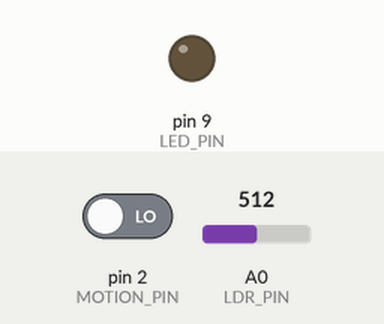
The sketch below on a simulated Arduino Uno, built with avr-gcc and run on an emulated ATmega328P. Parts: output pins drawn as LEDs (lit = HIGH). The inputs (shaded band) are chosen by the test bench; at power-on: A0 (LDR_PIN) = 512, pin 2 (MOTION_PIN) LOW.

Above: at 1.2 s.
1.3 s: A0 (LDR_PIN) set to 414
2.8 s: A0 (LDR_PIN) set to 386
At 3.6 s:
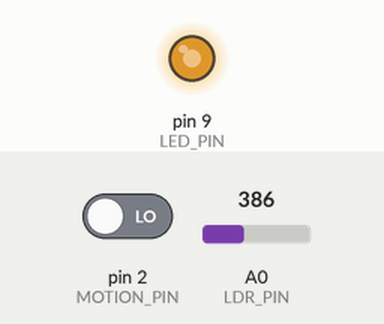
Timing chart, 0 to 5.8 s (numbered marks = the images above; inputs shaded):
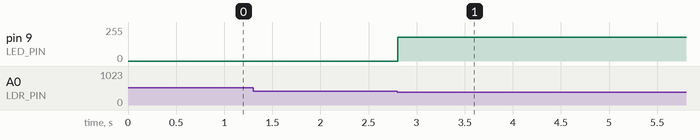

The sketch:

BookNookLighting_Base.ino
```cpp
/*
  BookNookLighting_Base.ino
  Universal controller for small LED lighting projects.
  Supports: brightness, ambient light (LDR), and motion sensors.
*/

#define LED_PIN 9           // PWM pin for LED or LED strip
#define LDR_PIN A0          // Optional light sensor
#define MOTION_PIN 2        // Optional PIR motion sensor
#define BASE_BRIGHTNESS 180 // 0–255 brightness
#define DELAY_TIME 100      // ms between sensor checks

void setup() {
  pinMode(LED_PIN, OUTPUT);
  pinMode(MOTION_PIN, INPUT);
  Serial.begin(9600);
}

void loop() {
  int ambient = analogRead(LDR_PIN);      // Read light level (0–1023)
  bool motion = digitalRead(MOTION_PIN);  // Read motion (HIGH/LOW)

  // Turn on lights if it's dark or motion detected
  if (ambient < 400 || motion) {
    analogWrite(LED_PIN, BASE_BRIGHTNESS);
  } else {
    analogWrite(LED_PIN, 0);
  }

  delay(DELAY_TIME);
}
```

Measured:
- the behaviour switches between 400 and 399 on A0 (LDR_PIN) (found by bisection; images 0 and 1)
- after the input at 1.3 s, every drawn part: stays the same
- after the input at 2.8 s, pin 9 (LED_PIN): 0/255 → 180/255 at once
